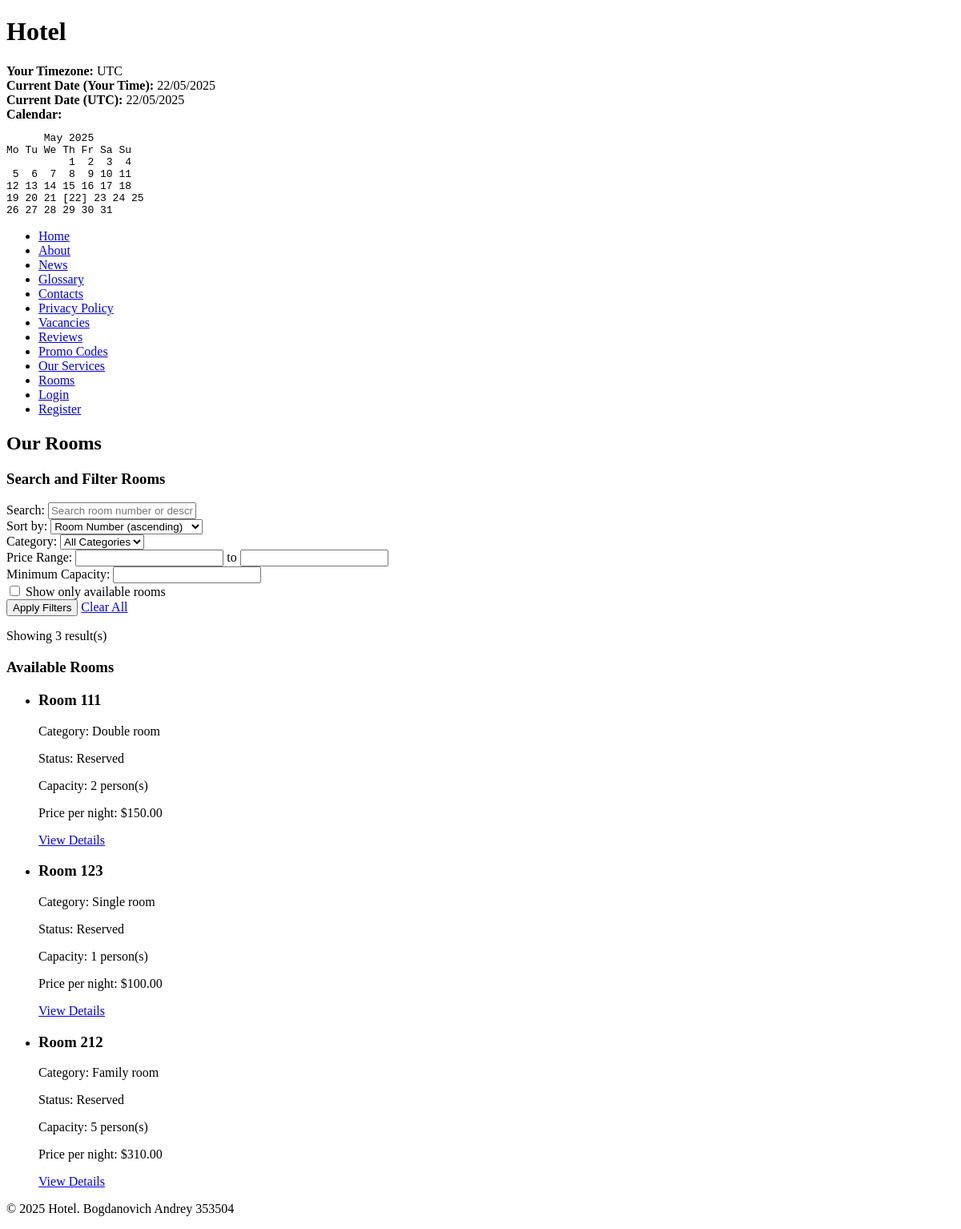
Page /rooms/ on the earlier database version.
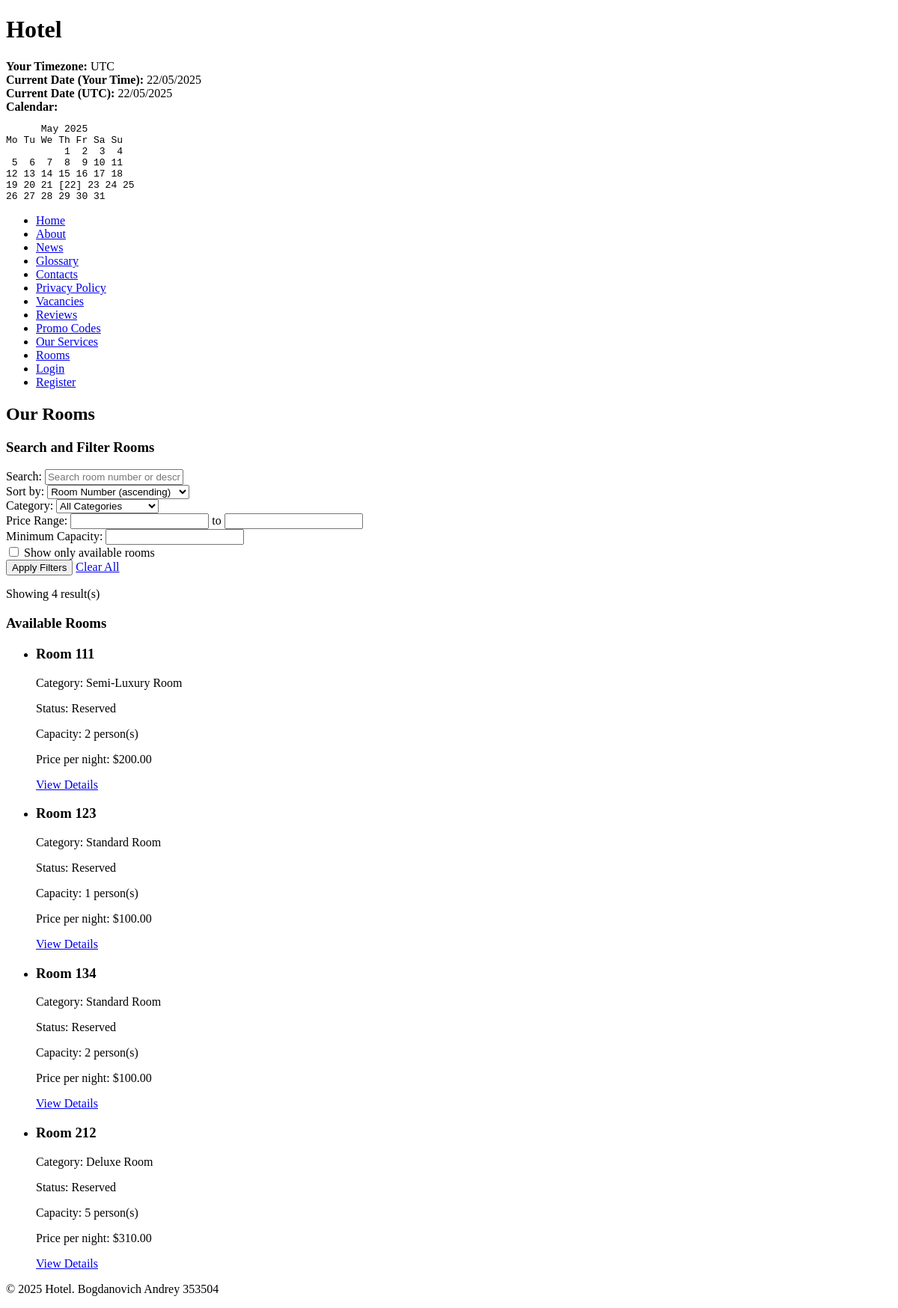
Same page on the later database version.
### hotel/models.py (models this page shows, shortened)
class Room(models.Model):
    ROOM_STATUS = [
        ('available', 'Available'),
        ('occupied', 'Occupied'),
        ('maintenance', 'Under Maintenance'),
        ('reserved', 'Reserved'),
    ]
    room_number = models.CharField(max_length=10, unique=True)
    category = models.ForeignKey(RoomCategory, on_delete=models.CASCADE, related_name='rooms')
    status = models.CharField(max_length=15, choices=ROOM_STATUS, default='available')
    capacity = models.PositiveSmallIntegerField(default=1)
    description = models.TextField(blank=True, null=True)

class RoomCategory(models.Model):
    name = models.CharField(max_length=50)
    description = models.TextField()
    base_price = models.DecimalField(max_digits=10, decimal_places=2)
    amenities = models.ManyToManyField('Amenity', related_name='room_categories', blank=True)
    class Meta:
        verbose_name_plural = "Room Categories"
    def __str__(self):
        return self.name

### hotel/views.py (the view)
# urls.py: re_path(r'^rooms/$', views.RoomListView.as_view(), name='room_list'),
class RoomListView(ListView):
    model = Room
    template_name = 'hotel/room_list.html'
    context_object_name = 'rooms'
    def get_queryset(self):
        queryset = Room.objects.all()
        form = RoomFilterForm(self.request.GET)
        if form.is_valid():
            if form.cleaned_data.get('category'):
                queryset = queryset.filter(category=form.cleaned_data['category'])
            if form.cleaned_data.get('min_price'):
                queryset = queryset.filter(category__base_price__gte=form.cleaned_data['min_price'])
            if form.cleaned_data.get('max_price'):
                queryset = queryset.filter(category__base_price__lte=form.cleaned_data['max_price'])
            if form.cleaned_data.get('capacity'):
                queryset = queryset.filter(capacity__gte=form.cleaned_data['capacity'])
            if form.cleaned_data.get('available_only'):
                queryset = queryset.filter(status='available')
            search_query = form.cleaned_data.get('search')
            if search_query:
                queryset = queryset.filter(
                    Q(room_number__icontains=search_query) |
                    Q(description__icontains=search_query) |
                    Q(category__name__icontains=search_query)
                )
            sort_by = form.cleaned_data.get('sort_by')
            if sort_by:
                queryset = queryset.order_by(sort_by)
            else:
                queryset = queryset.order_by('room_number')
        return queryset
    def get_context_data(self, **kwargs):
        context = super().get_context_data(**kwargs)
        context['categories'] = RoomCategory.objects.all()
        context['is_staff'] = self.request.user.is_staff or self.request.user.is_superuser
        context['filter_form'] = RoomFilterForm(self.request.GET)
        context['min_room_price'] = RoomCategory.objects.aggregate(Min('base_price'))['base_price__min'] or 0
        context['max_room_price'] = RoomCategory.objects.aggregate(Max('base_price'))['base_price__max'] or 1000
        return context

### hotel/templates/hotel/room_list.html (shortened to what this page needs)
{% extends "hotel/base.html" %}
{% block content %}
    <h2>Our Rooms</h2>
    <div class="filter-container">
        <h3>Search and Filter Rooms</h3>
        <form method="get" action="{% url 'hotel:room_list' %}">
            <div class="form-group">
                <label for="id_search">Search:</label>
                {{ filter_form.search }}
            </div>
            <div class="form-group">
                <label for="id_sort_by">Sort by:</label>
                {{ filter_form.sort_by }}
            </div>
            <div class="form-group">
                <label for="id_category">Category:</label>
                {{ filter_form.category }}
            </div>
            <div class="form-group">
                <label for="id_min_price">Price Range:</label>
                {{ filter_form.min_price }} to {{ filter_form.max_price }}
            </div>
            <div class="form-group">
                <label for="id_capacity">Minimum Capacity:</label>
                {{ filter_form.capacity }}
            </div>
            <div class="form-group">
                {{ filter_form.available_only }}
                <label for="id_available_only">Show only available rooms</label>
            </div>
            <button type="submit">Apply Filters</button>
            <a href="{% url 'hotel:room_list' %}">Clear All</a>
        </form>
    </div>
    <div class="results-summary">
        <p>Showing {{ rooms|length }} result(s)</p>
    </div>
    {% if rooms %}
        <div class="room-list">
            <h3>Available Rooms</h3>
            <ul>
                {% for room in rooms %}
                    <li>
                        <h3>Room {{ room.room_number }}</h3>
                        <p>Category: {{ room.category.name }}</p>
                        <p>Status: {{ room.get_status_display }}</p>
                        <p>Capacity: {{ room.capacity }} person(s)</p>
                        <p>Price per night: ${{ room.category.base_price }}</p>
                        <div>
                            <a href="{% url 'hotel:room_detail' room.pk %}">View Details</a>
                        </div>
                    </li>
                {% endfor %}
            </ul>
        </div>
    {% else %}
        <p>No rooms match your search criteria.</p>
    {% endif %}
{% endblock %}

Differences in the rows shown:
changed through a linked row, Room: category.name "Double room" → "Semi-Luxury Room"; category.base_price "150.00" → "200.00"
changed through a linked row, Room (number 2 of 4 on the later page): category.name "Single room" → "Standard Room"
added Room: room_number "134", category.name "Standard Room", status "Reserved", capacity "2", category.base_price "100.00"
changed through a linked row, Room: category.name "Family room" → "Deluxe Room"
Other differences:
{{ rooms|length }}: "3" → "4"
